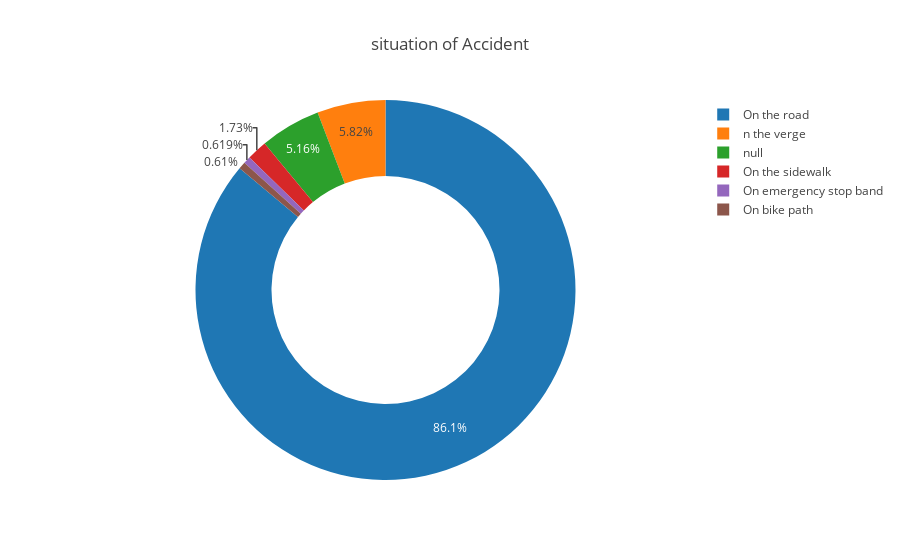

Notebook cell for this chart:
### Code cell
data_sit = places.groupby(by='situationofAccident', as_index=False).count()
profLable = {
    1:'On the road',
    2:'On emergency stop band',
    3:'n the verge',
    4:'On the sidewalk',
    5:'On bike path',
   
}

data_sit.situationofAccident =  data_sit.situationofAccident.map(profLable)

Title = "situation of Accident"
PlotPiechart(data_sit.situationofAccident.values , data_sit, 'situation of Accident')

### Figure 1 — Plotly figure (JSON) as saved in the notebook; plotly's stock layout.template omitted (floating-point values rounded to 4 significant figures)
{"data": [{"hole": 0.6, "hoverinfo": "label+percent+name", "labels": [null, "On the road", "On emergency stop band", "n the verge", "On the sidewalk", "On bike path"], "name": "situation of Accident", "type": "pie", "uid": "2b9af162-3243-478c-8078-c95e90da8243", "values": [43291, 722069, 5191, 48818, 14493, 5121]}], "layout": {"annotations": [{"font": {"size": 40}, "showarrow": false, "text": " ", "x": 5.5, "y": 0.5}], "title": {"text": "situation of Accident"}}}
